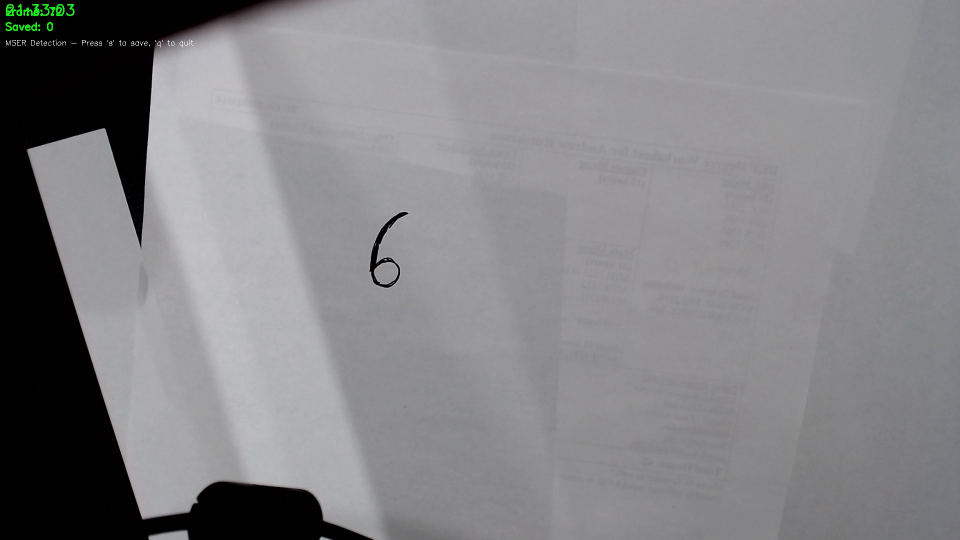
#> input picture camera/testing/mser_test_20250915_213256/mser_001_01_original.jpg, 1920 x 1080 px (shown at 1/2 size)
$ python -i detectDigit.py   (imports and definitions only)
#> lines starting #> are read from the running program, lines starting #| are printed output that depends on the picture; after the words box and inside, x2 and y2 are one past the last pixel; in counts of white or black regions, pixels touching at a corner belong together
#> further down, picture is the input picture: shape (1080, 1920, 3); mean B, G, R 133.1, 130.9, 131
#!/usr/bin/env python3
"""
MSER Digit Detection - Clean Implementation
Focused on detection and drawing bounding boxes around digits
"""

import cv2
import numpy as np
import threading
import time
import queue

class MSERDigitDetector:
    def __init__(self):
        # MSER parameters optimized for small objects
        self.mser = cv2.MSER_create(
            delta=3,           # Lower for better small object detection
            min_area=80,       # Reduced for tiny digits
            max_area=120000,   # Increased for large digits
            max_variation=0.2, # Lower for better stability
            min_diversity=0.12, # Lower for more sensitive detection
            max_evolution=200,
            area_threshold=1.01,
            min_margin=0.003,
            edge_blur_size=4   # Reduced for sharper edges
        )

        # Detection parameters
        self.detection_scale = 0.5
        self.min_aspect_ratio = 0.15
        self.max_aspect_ratio = 4
        self.min_size = 15
        self.max_size = 200

        # Border weighting
        self.border_weight_threshold = 0.3


        """self.mser = cv2.MSER_create(
            delta=2,           # Lower for better small object detection
            min_area=60,       # Reduced for tiny digits
            max_area=120000,   # Increased for large digits
            max_variation=0.3, # Lower for better stability
            min_diversity=0.05, # Lower for more sensitive detection
            max_evolution=200,
            area_threshold=1.01,
            min_margin=0.005,
            edge_blur_size=4   # Reduced for sharper edges
        )

        # Detection parameters
        self.detection_scale = 0.5
        self.min_aspect_ratio = 0.1
        self.max_aspect_ratio = 400
        self.min_size = 5
        self.max_size = 200
        # Border weighting
        self.border_weight_threshold = 0.3"""

    def preprocess_frame(self, frame):
        """Preprocessing optimized for small object detection"""
        # Convert to grayscale
        gray = cv2.cvtColor(frame, cv2.COLOR_BGR2GRAY)

        # Apply Gaussian blur to reduce noise while preserving small details
        blurred = cv2.GaussianBlur(gray, (3, 3), 0)

        # Apply adaptive thresholding for better small object contrast
        thresh = cv2.adaptiveThreshold(
            blurred, 255, cv2.ADAPTIVE_THRESH_GAUSSIAN_C, cv2.THRESH_BINARY, 11, 2
        )
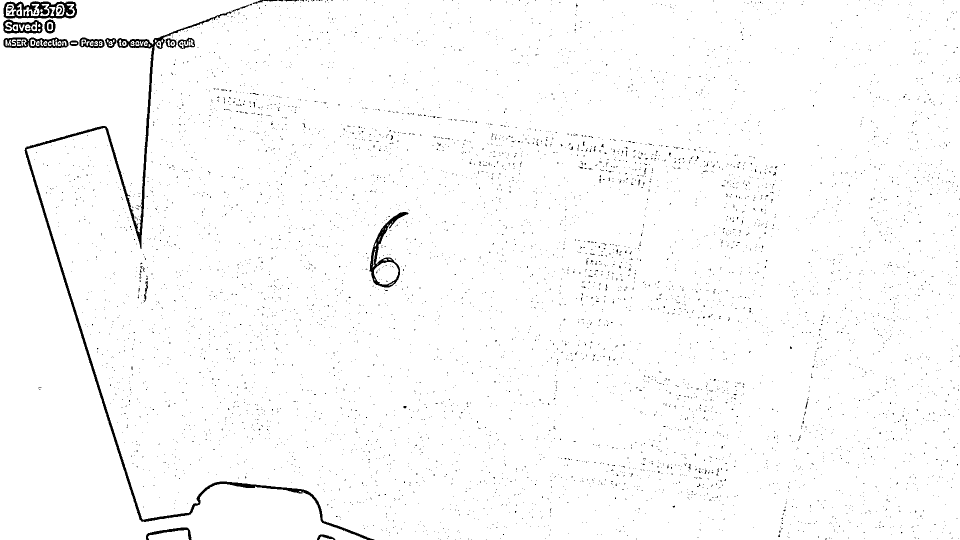
#> thresh: shape (1080, 1920) (shown at 1/2 size); 98.2% white; 5730 black regions (5693 under 20 px), largest, box (x1, y1, x2, y2) and area: (49, 23, 749, 1080) 12212, (7, 2, 154, 37) 2678, (739, 424, 817, 575) 2181

        # Light morphological operations to clean up small noise
        kernel = cv2.getStructuringElement(cv2.MORPH_ELLIPSE, (2, 2))
        cleaned = cv2.morphologyEx(thresh, cv2.MORPH_CLOSE, kernel)
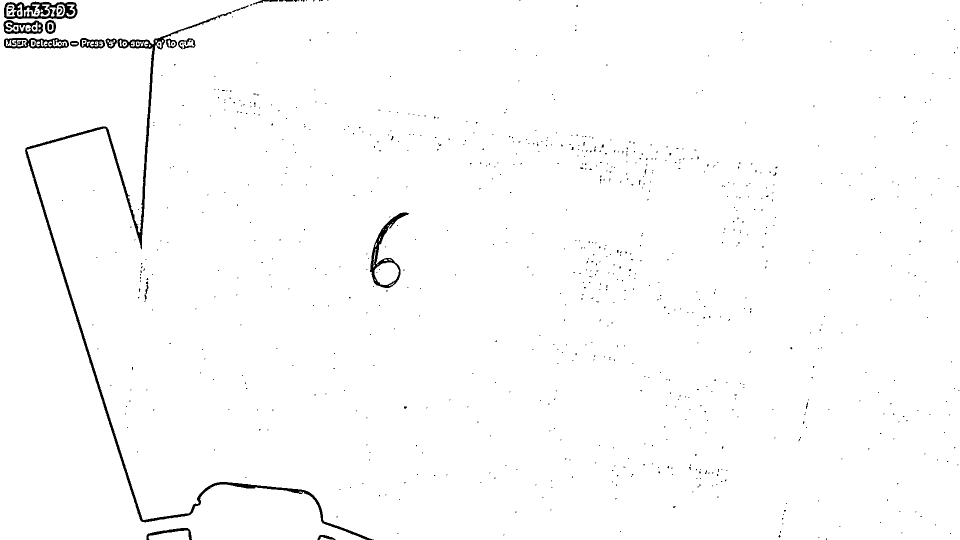
#> cleaned: shape (1080, 1920) (shown at 1/2 size); 98.7% white; 845 black regions (808 under 20 px), largest, box (x1, y1, x2, y2) and area: (50, 24, 748, 1080) 12174, (8, 3, 155, 38) 2683, (740, 425, 818, 576) 2193

        return cleaned

    def calculate_border_weight(self, x, y, w, h, frame_shape):
        """Calculate weight based on distance from borders"""
        frame_h, frame_w = frame_shape[:2]

        # Calculate distances from borders
        dist_top = y
        dist_bottom = frame_h - (y + h)
        dist_left = x
        dist_right = frame_w - (x + w)

        # Calculate minimum distance to any border
        min_dist = min(dist_top, dist_bottom, dist_left, dist_right)

        # Calculate weight (higher for regions away from borders)
        max_dist = min(frame_w, frame_h) / 2
        weight = min(1.0, min_dist / max_dist)

        return weight

    def extract_digit_region(self, frame, bbox):
        """Extract the digit region from the frame with padding"""
        x, y, w, h = bbox

        # Add some padding
        padding = 5
        x = max(0, x - padding)
        y = max(0, y - padding)
        w = min(frame.shape[1] - x, w + 2 * padding)
        h = min(frame.shape[0] - y, h + 2 * padding)

        # Extract region
        digit_roi = frame[y:y+h, x:x+w]

        return digit_roi

    def preprocess_digit(self, digit_roi):
        """Preprocess a digit region to 28x28 format for the model"""
        # Convert to grayscale if needed
        if len(digit_roi.shape) == 3:
            gray = cv2.cvtColor(digit_roi, cv2.COLOR_BGR2GRAY)
        else:
            gray = digit_roi.copy()

        # Resize to 28x28
        resized = cv2.resize(gray, (28, 28))

        # Ensure MNIST format: white digits on black background
        # First apply binary threshold to get clean black/white
        _, binary = cv2.threshold(resized, 127, 255, cv2.THRESH_BINARY)

        # Check if we need to invert (if background is white and digits are black)
        # Count pixels to determine which is background vs digit
        white_pixels = np.sum(binary == 255)
        black_pixels = np.sum(binary == 0)

        if white_pixels > black_pixels:  # More white pixels = white background with black digits
            # Invert to get black background with white digits (MNIST format)
            processed = cv2.bitwise_not(binary)
        else:  # More black pixels = already black background with white digits
            processed = binary

        # Apply MNIST-style preprocessing: fade from white to gray
        # Convert to float for processing
        processed_float = processed.astype(np.float32) / 255.0

        # Apply Gaussian blur to create MNIST-style fade effect
        # This creates the characteristic white-to-gray fade around digit edges
        blurred = cv2.GaussianBlur(processed_float, (3, 3), 0.5)

        # Enhance brightness to make digits whiter (more like MNIST)
        # Apply contrast and brightness adjustment
        enhanced = np.clip(blurred * 1.3, 0, 1)  # Increase brightness by 30%

        # Apply MNIST normalization: mean=0.1307, std=0.3081
        # This matches the exact normalization used in MNIST training
        mean, std = 0.1307, 0.3081
        normalized = (enhanced - mean) / std

        # Clip values to reasonable range to prevent extreme outliers
        normalized = np.clip(normalized, -3.0, 3.0)

        return normalized

    # [13 lines left out: function save_digit_binary, not called in this run]

    def detect_digits(self, frame):
        """Detect digits in frame and return with preprocessed data"""
        # Preprocess frame
        processed = self.preprocess_frame(frame)

        # Scale down for faster processing
        h, w = processed.shape
#> h = 1080; w = 1920
        new_h, new_w = int(h * self.detection_scale), int(w * self.detection_scale)
#> new_h = 540; new_w = 960
        scaled = cv2.resize(processed, (new_w, new_h))
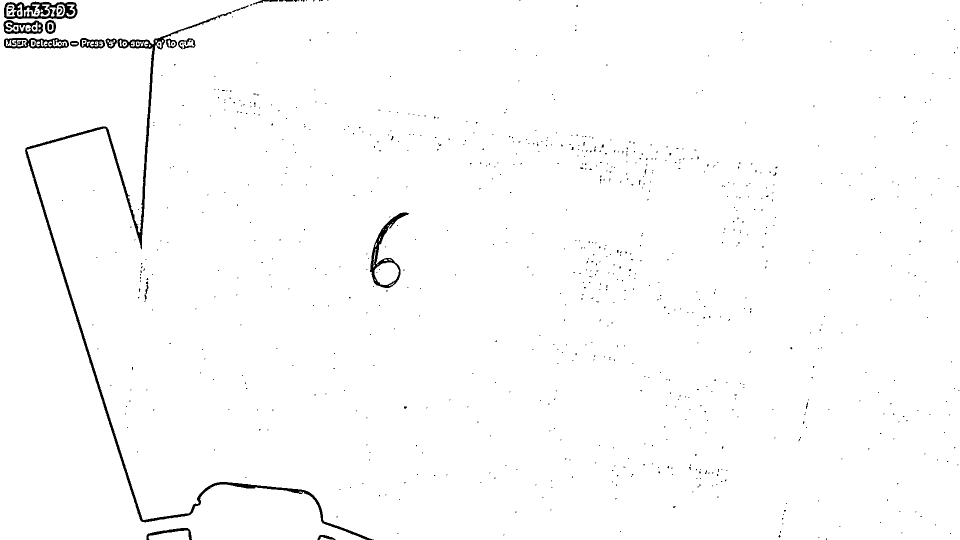
#> scaled: shape (540, 960); min 0, max 255, mean 251.7

        # Detect MSER regions
        regions, _ = self.mser.detectRegions(scaled)
#> regions = 48 items

        detections = []
        for region in regions:
            # Get bounding box
            x, y, w, h = cv2.boundingRect(region)

            # Scale back up
            x = int(x / self.detection_scale)
            y = int(y / self.detection_scale)
            w = int(w / self.detection_scale)
            h = int(h / self.detection_scale)

            # Filter by size
            if w < self.min_size or h < self.min_size or w > self.max_size or h > self.max_size:
                continue

            # Filter by aspect ratio
            aspect_ratio = w / h
            if aspect_ratio < self.min_aspect_ratio or aspect_ratio > self.max_aspect_ratio:
                continue

            # Calculate border weight
            weight = self.calculate_border_weight(x, y, w, h, frame.shape)
            if weight < self.border_weight_threshold:
                continue

            # Calculate confidence based on region stability and border weight
            confidence = weight * 0.7 + 0.3  # Base confidence with weight influence

            # Extract and preprocess digit for ML inference
            digit_roi = self.extract_digit_region(frame, (x, y, w, h))
            preprocessed_digit = self.preprocess_digit(digit_roi)

            detections.append({
                'bbox': (x, y, w, h),
                'confidence': confidence,
                'weight': weight,
                'digit_roi': digit_roi,
                'preprocessed_digit': preprocessed_digit
            })
#> this loop made 48 passes
#> (aspect_ratio, dist_top in calculate_border_weight, dist_bottom in calculate_border_weight, dist_left in calculate_border_weight) on passes 1, 2, 4, 5, 9, 11, 12, 17, 19, 23, 24, 27: (4, 76, 984, 52), (2.3, 76, 984, 8), (3.36, 40, 1018, 8), (2.79, 40, 1012, 8), (2.5, 76, 984, 160), (2.5, 76, 984, 160), (4, 1056, 2, 294), (2.27, 76, 982, 160), (1.64, 76, 982, 356), (0.786, 40, 1012, 90), (2.86, 40, 1012, 6), (1.5, 76, 980, 356)
#> aspect_ratio on passes 3, 6, 7, 13, 20, 21: 6.5, 4.29, 4.29, 4.09, 4.18, 4.11
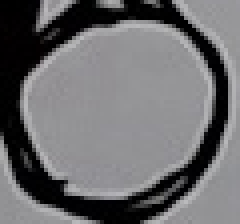
#> digit_roi: shape (56, 60, 3) (shown 4 times larger); mean B, G, R 110, 108, 108.4

        # Remove duplicates using improved NMS
        detections = self.remove_duplicates(detections)

        return detections

    def remove_duplicates(self, detections):
        """Remove duplicate detections with nested detection handling"""
        if not detections:
            return []

        # Sort by area (largest first) to prioritize larger detections
        detections.sort(key=lambda x: x['bbox'][2] * x['bbox'][3], reverse=True)

        filtered = []
        for det in detections:
            x1, y1, w1, h1 = det['bbox']
            area1 = w1 * h1
            is_duplicate = False

            for existing in filtered:
                x2, y2, w2, h2 = existing['bbox']
                area2 = w2 * h2

                # Check if current detection is completely contained within existing
                if (x1 >= x2 and y1 >= y2 and
                    x1 + w1 <= x2 + w2 and y1 + h1 <= y2 + h2):
                    # Current detection is inside existing one - skip it
                    is_duplicate = True
                    break

                # Check if existing detection is completely contained within current
                if (x2 >= x1 and y2 >= y1 and
                    x2 + w2 <= x1 + w1 and y2 + h2 <= y1 + h1):
                    # Existing detection is inside current one - remove existing
                    filtered.remove(existing)
                    break

                # Calculate overlap for partial overlaps
                overlap_x = max(0, min(x1 + w1, x2 + w2) - max(x1, x2))
                overlap_y = max(0, min(y1 + h1, y2 + h2) - max(y1, y2))
                overlap_area = overlap_x * overlap_y

                if overlap_area > 0:
                    union_area = area1 + area2 - overlap_area
                    overlap_ratio = overlap_area / union_area

                    # If significant overlap, keep the larger detection
                    if overlap_ratio > 0.3:  # Reduced threshold for better filtering
                        if area1 > area2:
                            # Current is larger, remove existing
                            filtered.remove(existing)
                        else:
                            # Existing is larger, skip current
                            is_duplicate = True
                            break

            if not is_duplicate:
                filtered.append(det)
#> this loop made 7 passes

        return filtered

class DigitDetectionCamera:
    # [167 lines left out: functions __init__, capture_frames, detection_worker, get_latest_detections, draw_detection_overlay, start_detection, not called in this run]

    def get_detection_boxes(self):
        """Get current detection bounding boxes for external use"""
        return self.get_latest_detections()

# [3 lines not run here, left out]

>>> import cv2
>>> picture = cv2.imread('../mser_test_20250915_213256/mser_001_01_original.jpg')
>>> result = MSERDigitDetector().detect_digits(picture)

$ run again, on camera/testing/mser_test_20250915_213256/mser_001_07_digit_0_roi.jpg
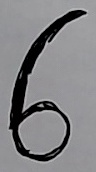
#> input picture camera/testing/mser_test_20250915_213256/mser_001_07_digit_0_roi.jpg, 96 x 172 px
#> picture is the input picture: shape (172, 96, 3); mean B, G, R 133.1, 130.7, 130.9
#> in preprocess_frame, `thresh = cv2.adaptiveThreshold( blurred, 255, cv2.ADAPTIVE_THRESH_GAUS..`:
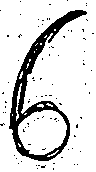
#> thresh: shape (172, 96); 85.7% white; 86 black regions (85 under 20 px), largest, box (x1, y1, x2, y2) and area: (9, 10, 87, 161) 2175
#> cleaned: shape (172, 96); 86.5% white; 9 black regions (8 under 20 px), largest, box (x1, y1, x2, y2) and area: (10, 11, 88, 162) 2189
#> in detect_digits, `scaled = cv2.resize(processed, (new_w, new_h))`:
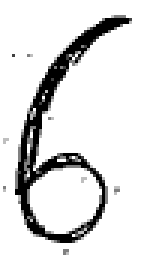
#> scaled: shape (86, 48) (shown 3 times larger); min 0, max 255, mean 220.7
#> regions = 13 items
#> the loop in detect_digits, `for region in regions:` made 13 passes
#> (aspect_ratio, dist_top in calculate_border_weight, dist_bottom in calculate_border_weight, dist_left in calculate_border_weight) on passes 1, 2, 3, 4, 5, 6, 8, 10: (0.567, 12, 26, 10), (0.52, 12, 10, 10), (0.513, 10, 10, 10), (0.513, 10, 10, 10), (0.548, 2, 2, 2), (0.548, 2, 2, 2), (0.548, 2, 2, 2), (0.548, 2, 2, 2)
#> after the loop in detect_digits, `for region in regions:`: detections = 3 items
#> the loop in remove_duplicates, `for det in detections:` made 3 passes
#> (x1, y1, w1, h1, area1) on passes 1 to 3: (18, 110, 50, 46, 2300), (20, 112, 48, 44, 2112), (20, 112, 48, 44, 2112)
#> after the loop in remove_duplicates, `for det in detections:`: filtered = 1 item
